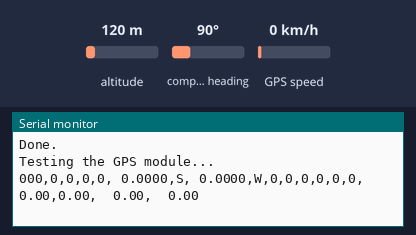
This sketch was run on a simulated ESP32. On the bench: the last lines printed to the serial monitor. The test bench sets the inputs (shaded band); at power-on: altitude 120 m, compass heading 90°, GPS speed 0 km/h. Random numbers use the default seed unless the sketch sets one; the GPS gets a fix after 3 s at 37.7749, -122.4194 with 8 satellites.

Above: at 2.2 s.
2.3 s: altitude set to 104 m
At 6.0 s:
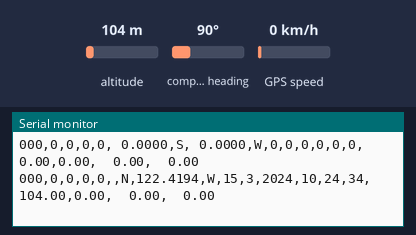
7.3 s: altitude set to 89 m
At 10.6 s:
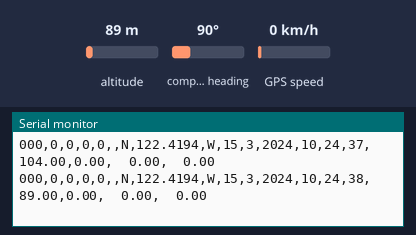
12.3 s: altitude set to 11 m
At 12.9 s:
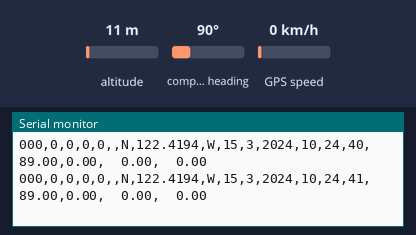
13.8 s: altitude set to 8 m
At 16.4 s:
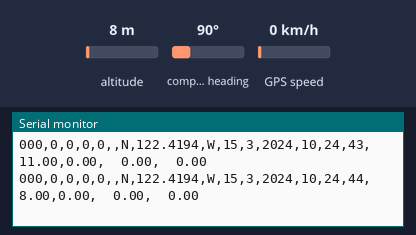
Timing chart, 0 to 17.9 s (numbered marks = the images above; inputs shaded):
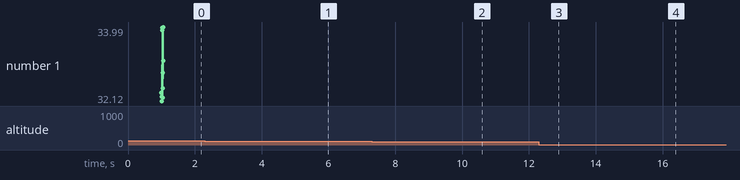

Measured:
- the behaviour switches between 100 and 99 m on altitude (found by bisection; images 1 and 2)
- the behaviour switches between 10 and 9 m on altitude (found by bisection; images 3 and 4)
- after the input at 2.3 s, the serial monitor: prints a new line after 2.8 s (image 1)
- after the input at 7.3 s, the serial monitor: prints a new line after 2.3 s (image 2)
- after the input at 13.8 s, the serial monitor: prints a new line after 1.8 s (image 4)

The sketch:

GPS_test.ino
```cpp
// ------------------------------------------------------------------------------------------------------------------
//      __  ___                            _ __              __          ______      ___   _____ ____
//     /  |/  /___ __________ _____ ______(_) /_____ _      / /   ____  / ____/___  /   | / ___// __ \
//    / /|_/ / __ `/ ___/ __ `/ __ `/ ___/ / __/ __ `/_____/ /   / __ \/ /   / __ \/ /| | \__ \/ /_/ /
//   / /  / / /_/ / /  / /_/ / /_/ / /  / / /_/ /_/ /_____/ /___/ /_/ / /___/ /_/ / ___ |___/ / _, _/
//  /_/  /_/\__,_/_/   \__, /\__,_/_/  /_/\__/\__,_/     /_____/\____/\____/\____/_/  |_/____/_/ |_|
//                    /____/
// ------------------------------------------------------------------------------------------------------------------
// Second Generation Low-Cost Automatic Sun Photometer for scale-oriented measurements of Aerosol Optical Depth (AOD)
// Space and Planetary Exploration Laboratory, Faculty of Physical and Matemathical Sciences, University of Chile
// ------------------------------------------------------------------------------------------------------------------
// First generation developement by Cristobal Garrido and MCI Electronics
// Second generation developement by Benjamín Santelices, Vicente Aitken, José Ferrada and Matías Vidal
// ------------------------------------------------------------------------------------------------------------------
// INSTRUMENT.INO > Photometer Instrument Unit
// Firmware for Instrument Unit - Arduino Uno/ESP32

//---LIBRARIES---
#include <TinyGPS++.h>         // GPS Library, to be replaced by raw NMEA commands.
#include <SoftwareSerial.h>    // Serial port for non-UART pins, used in NMEA-GPS.

#ifdef ESP32
    #define trackerTrigger 21
    SoftwareSerial ss(33, 32); // Serial connection for the GPS ss(rx,tx)
#else
    #define trackerTrigger A2
    SoftwareSerial ss(8, 9);   // Serial connection for the GPS ss(rx,tx)
#endif

TinyGPSPlus gps;               // GPS object.

char data_CSV[93] = {0};
static const PROGMEM uint32_t GPSBaud = 9600; // GPS software UART speed. To be hard-coded, as it does not change.
struct instrumentStructure {
    int led1 = 0;
    int led2 = 0;
    int led3 = 0;
    int led4 = 0;
    float gps_lat = 0.0;
    float gps_lng = 0.0;
    int gps_day = 0;
    int gps_month = 0;
    int gps_year = 0;
    int gps_hour = 0;
    int gps_minute = 0;
    int gps_second = 0;
    float gps_alt = 0.0;
    double bmp_temp = 0.0;
    double bmp_pres = 0.0;
    float bmp_alt = 0.0;
};

void setup() {
    struct instrumentStructure instrumentData;
    Serial.begin(115200);
    delay(1000);
    Serial.println(F("Initializing the GPS module..."));
    #ifdef ESP32
        ss.begin(GPSBaud,SWSERIAL_8N1,12,13,false,256);
    #else
        ss.begin(GPSBaud);
    #endif
    Serial.println(F("Done.\nTesting the code..."));
    for (int i=0; i < 10; i++) {
        GPS_sw_test(&instrumentData);
        data2csv(&instrumentData);
    }
    Serial.println(F("Done.\nTesting the GPS module..."));
}

void loop() {
    struct instrumentStructure instrumentData;
    GPS(&instrumentData);
    data2csv(&instrumentData);
    delay(500);
}

void GPS_sw_test(struct instrumentStructure *instrumentData) {
    instrumentData->gps_lat = random(-340000, -320000)*0.0001;
    instrumentData->gps_lng = random(-720000, -690000)*0.0001;
    instrumentData->gps_day = random(1, 32);
    instrumentData->gps_month = random(1, 13);
    instrumentData->gps_year = random(2023, 2026);
    instrumentData->gps_hour = random(0, 24);
    instrumentData->gps_minute = random(0, 61);
    instrumentData->gps_second = random(0, 61);
    instrumentData->gps_alt = random(0, 550000)*0.01;
}

void GPS(struct instrumentStructure *instrumentData) {
    //GPS data parsing and collation, hugely inneficient. To be replaced by straight NMEA communication.
    unsigned long timeout = millis() + 1000;
    while (millis() < timeout) {
        while (ss.available() > 0) {
            if (gps.encode(ss.read())) {
                if (gps.location.isValid()) {
                    // isValid checks for the complete GPRMC frame.
                    instrumentData->gps_lat = (float) gps.location.lat();
                    instrumentData->gps_lng = (float) gps.location.lng();
                    instrumentData->gps_day = gps.date.day();
                    instrumentData->gps_month = gps.date.month();
                    instrumentData->gps_year = gps.date.year();
                    instrumentData->gps_hour = gps.time.hour();
                    instrumentData->gps_minute = gps.time.minute();
                    instrumentData->gps_second = gps.time.second();
                    instrumentData->gps_alt = (float) gps.altitude.meters();
                    break;
                }
            }
        }
    }
}

void data2csv(struct instrumentStructure *instrumentData) {
    char lat_str[8], lng_str[8], gps_alt_str[8];
    char temp_str[6], pres_str[7], bmp_alt_str[8];

    dtostrf(abs(-instrumentData->gps_lat), 7, 4, lat_str);
    if (abs(instrumentData->gps_lng) >= 100.0)
        dtostrf(abs(instrumentData->gps_lng), 8, 4, lng_str);
    else
        dtostrf(abs(-instrumentData->gps_lng), 7, 4, lng_str);
    if (instrumentData->gps_alt >= 1000)
        dtostrf(instrumentData->gps_alt, 7, 2, gps_alt_str);
    else
        dtostrf(instrumentData->gps_alt, 6, 2, gps_alt_str);

    if (abs(instrumentData->bmp_temp) < 10)
        dtostrf(instrumentData->bmp_temp, 4, 2, temp_str);
    else
        dtostrf(instrumentData->bmp_temp, 5, 2, temp_str);
    dtostrf(instrumentData->bmp_pres, 6, 2, pres_str);
    if (instrumentData->bmp_alt >= 1000.0)
        dtostrf(instrumentData->bmp_alt, 7, 2, bmp_alt_str);
    else
        dtostrf(instrumentData->bmp_alt, 6, 2, bmp_alt_str);

    snprintf(data_CSV, sizeof(data_CSV),
             "000,%d,%d,%d,%d,%s,%c,%s,%c,%d,%d,%d,%d,%d,%d,%s,%s,%s,%s",
             instrumentData->led1,
             instrumentData->led2,
             instrumentData->led3,
             instrumentData->led4,
             lat_str,
             'S'-5*(instrumentData->gps_lat > 0),
             lng_str,
             'W'-18*(instrumentData->gps_lng > 0),
             instrumentData->gps_day,
             instrumentData->gps_month,
             instrumentData->gps_year,
             instrumentData->gps_hour,
             instrumentData->gps_minute,
             instrumentData->gps_second,
             gps_alt_str,
             temp_str,
             pres_str,
             bmp_alt_str);
    Serial.println(data_CSV);
}
```
